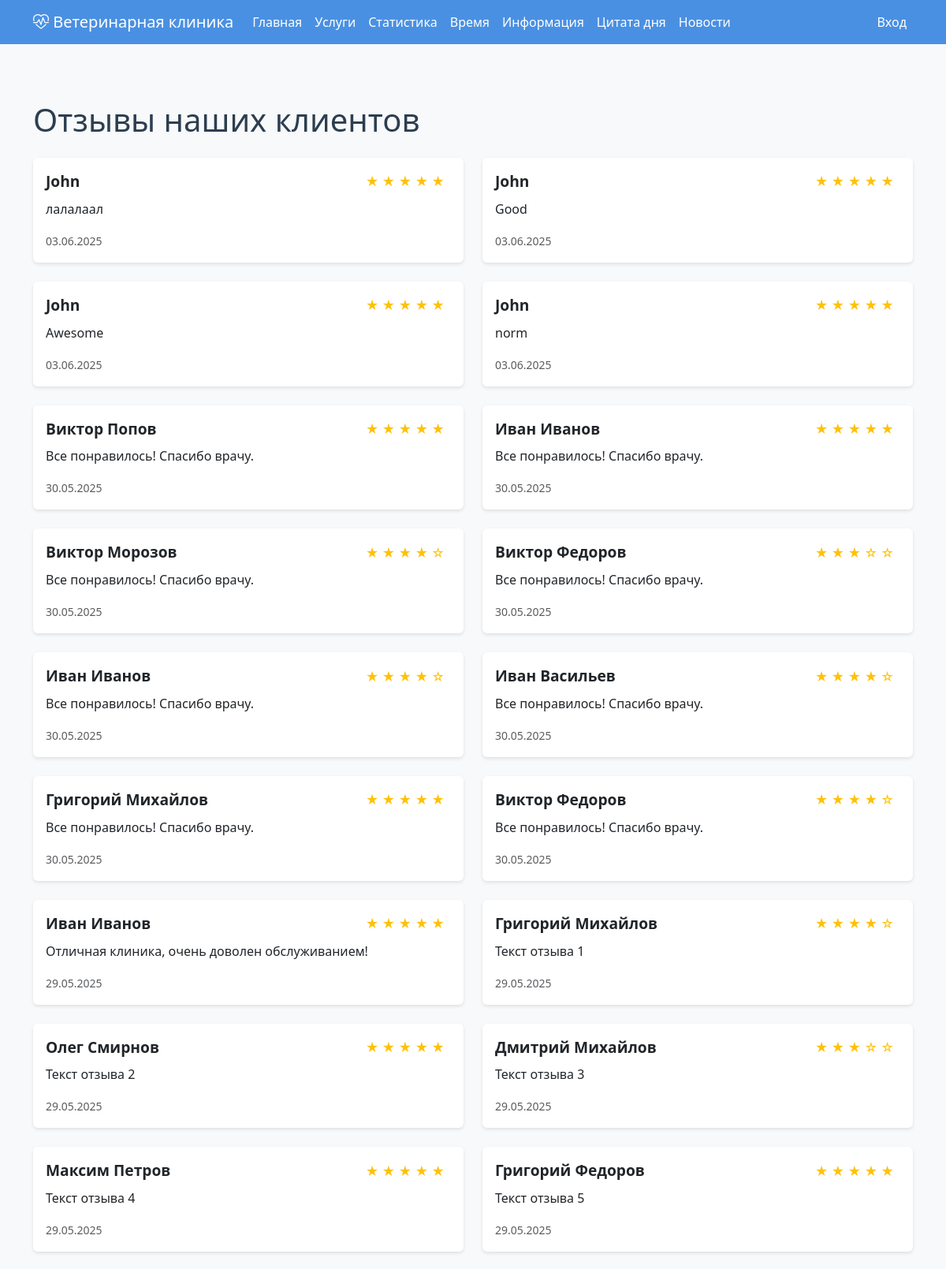
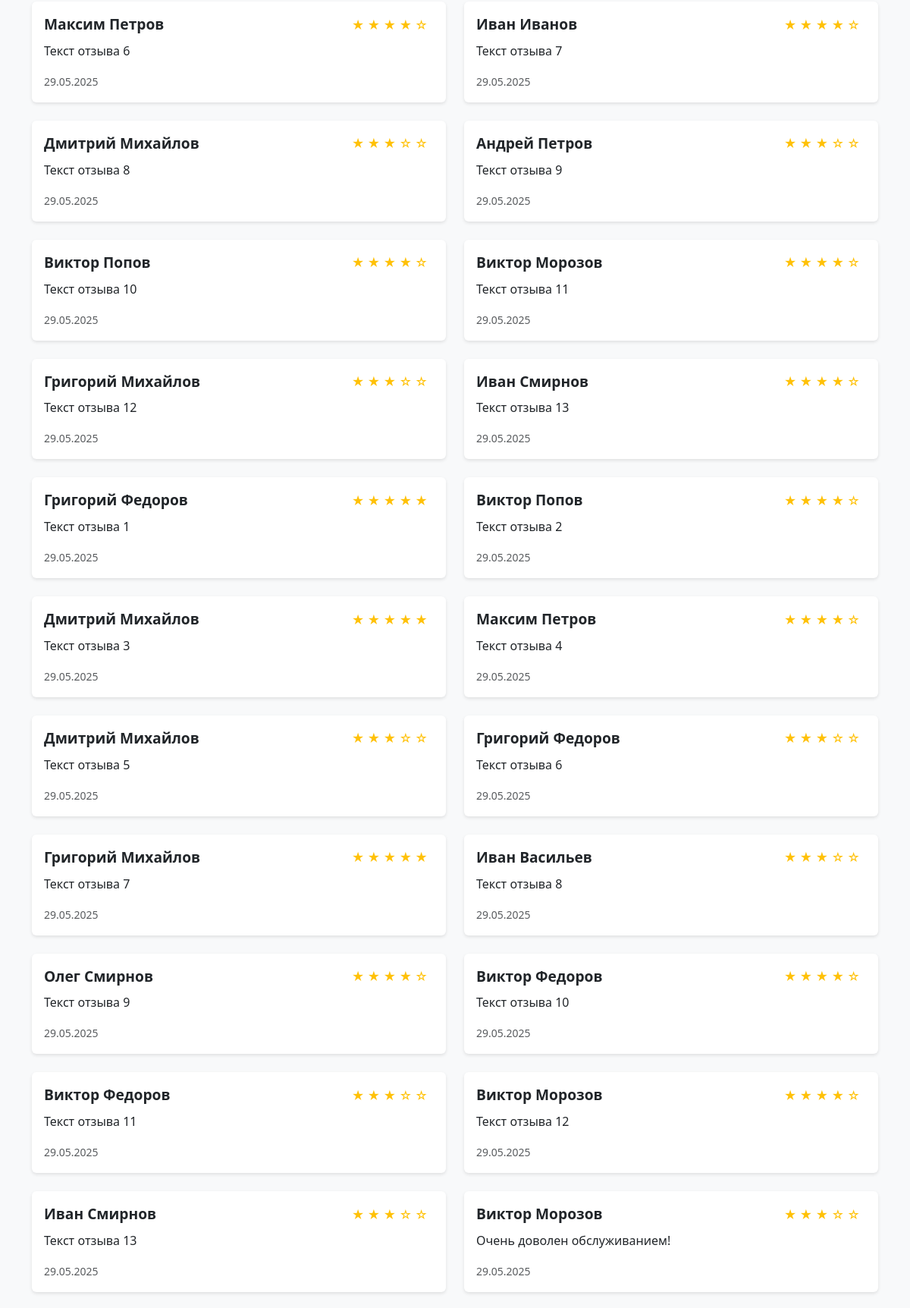
The app's page /reviews/ (upper part) with its own data (2 pictures, top to bottom).
### main/models.py (models this page shows, shortened)
class Review(models.Model):
    client = models.ForeignKey(Client, on_delete=models.CASCADE, verbose_name='Клиент')
    rating = models.PositiveSmallIntegerField(verbose_name='Оценка')
    text = models.TextField(verbose_name='Текст')
    date = models.DateField(auto_now_add=True, verbose_name='Дата')
    created_at = models.DateTimeField(auto_now_add=True, verbose_name='Добавлено', null=True, blank=True)
    updated_at = models.DateTimeField(auto_now=True, verbose_name='Изменено', null=True, blank=True)
    class Meta:
        verbose_name = 'Отзыв'
        verbose_name_plural = 'Отзывы'

class Client(models.Model):
    user = models.OneToOneField(User, on_delete=models.CASCADE, verbose_name='Пользователь')
    birth_date = models.DateField(validators=[validate_adult], verbose_name='Дата рождения')
    address = models.CharField(max_length=255, verbose_name='Адрес')
    phone = models.CharField(max_length=20, validators=[validate_phone], help_text='Формат: +375 (29) XXX-XX-XX', verbose_name='Телефон')
    created_at = models.DateTimeField(auto_now_add=True, verbose_name='Добавлено', null=True, blank=True)
    updated_at = models.DateTimeField(auto_now=True, verbose_name='Изменено', null=True, blank=True)
    class Meta:
        verbose_name = 'Клиент'
        verbose_name_plural = 'Клиенты'

### main/views.py (the view)
# urls.py: path('reviews/', views.reviews, name='reviews'),
def reviews(request):
    reviews = Review.objects.all().order_by('-date')
    return render(request, 'main/reviews.html', {'reviews': reviews})

### main/templates/main/reviews.html (shortened to what this page needs)
{% extends 'base.html' %}
{% block content %}
<div class="container py-5">
    <h1 class="mb-4">Отзывы наших клиентов</h1>
    <div class="row">
        {% for review in reviews %}
        <div class="col-md-6 mb-4">
            <div class="card h-100">
                <div class="card-body">
                    <div class="d-flex justify-content-between align-items-center mb-2">
                        <span class="fw-bold" style="font-size: 1.2rem;">
                            {% if review.client.user.get_full_name %}
                                {{ review.client.user.get_full_name }}
                            {% else %}
                                {{ review.client.user.username }}
                            {% endif %}
                        </span>
                        <div class="d-flex align-items-center">
                            <div class="text-warning me-2">
                                {% for i in "12345"|make_list %}
                                    {% if forloop.counter <= review.rating %}
                                        ★
                                    {% else %}
                                        ☆
                                    {% endif %}
                                {% endfor %}
                            </div>
                        </div>
                    </div>
                    <p class="card-text">{{ review.text }}</p>
                    <small class="text-muted">{{ review.date|date:"d.m.Y" }}</small>
                </div>
            </div>
        </div>
        {% empty %}
        <div class="col-12">
            <div class="alert alert-info">
                Пока нет отзывов. Будьте первым, кто оставит отзыв!
            </div>
        </div>
        {% endfor %}
    </div>
</div>
{% endblock %}

### templates/base.html (style rules this page uses)
:root { --primary-color: #4a90e2; --secondary-color: #f39c12; --accent-color: #2ecc71; --background-color: #f8f9fa; --text-color: #2c3e50; }
body { background-color: var(--background-color); color: var(--text-color); }
.card { border: none; box-shadow: 0 2px 4px rgba(0,0,0,0.1); transition: transform 0.3s ease; }

### records on screen
Review: client.user.username "John", rating 5 (drawn), text "лалалаал", date "03.06.2025"
Review: client.user.username "John", rating 5 (drawn), text "Good", date "03.06.2025"
Review: client.user.username "John", rating 5 (drawn), text "Awesome", date "03.06.2025"
Review: client.user.username "John", rating 5 (drawn), text "norm", date "03.06.2025"
Review: client.user.get_full_name "Виктор Попов", rating 5 (drawn), text "Все понравилось! Спасибо врачу.", date "30.05.2025"
Review: client.user.get_full_name "Иван Иванов", rating 5 (drawn), text "Все понравилось! Спасибо врачу.", date "30.05.2025"
Review: client.user.get_full_name "Виктор Морозов", rating 4 (drawn), text "Все понравилось! Спасибо врачу.", date "30.05.2025"
Review: client.user.get_full_name "Виктор Федоров", rating 3 (drawn), text "Все понравилось! Спасибо врачу.", date "30.05.2025"
Review: client.user.get_full_name "Иван Иванов", rating 4 (drawn), text "Все понравилось! Спасибо врачу.", date "30.05.2025"
Review: client.user.get_full_name "Иван Васильев", rating 4 (drawn), text "Все понравилось! Спасибо врачу.", date "30.05.2025"
Review: client.user.get_full_name "Григорий Михайлов", rating 5 (drawn), text "Все понравилось! Спасибо врачу.", date "30.05.2025"
Review: client.user.get_full_name "Виктор Федоров", rating 4 (drawn), text "Все понравилось! Спасибо врачу.", date "30.05.2025"
Review: client.user.get_full_name "Иван Иванов", rating 5 (drawn), text "Отличная клиника, очень доволен обслуживанием!", date "29.05.2025"
Review: client.user.get_full_name "Григорий Михайлов", rating 4 (drawn), text "Текст отзыва 1", date "29.05.2025"
Review: client.user.get_full_name "Олег Смирнов", rating 5 (drawn), text "Текст отзыва 2", date "29.05.2025"
Review: client.user.get_full_name "Дмитрий Михайлов", rating 3 (drawn), text "Текст отзыва 3", date "29.05.2025"
Review: client.user.get_full_name "Максим Петров", rating 5 (drawn), text "Текст отзыва 4", date "29.05.2025"
Review: client.user.get_full_name "Григорий Федоров", rating 5 (drawn), text "Текст отзыва 5", date "29.05.2025"
Review: client.user.get_full_name "Максим Петров", rating 4 (drawn), text "Текст отзыва 6", date "29.05.2025"
Review: client.user.get_full_name "Иван Иванов", rating 4 (drawn), text "Текст отзыва 7", date "29.05.2025"
Review: client.user.get_full_name "Дмитрий Михайлов", rating 3 (drawn), text "Текст отзыва 8", date "29.05.2025"
Review: client.user.get_full_name "Андрей Петров", rating 3 (drawn), text "Текст отзыва 9", date "29.05.2025"
Review: client.user.get_full_name "Виктор Попов", rating 4 (drawn), text "Текст отзыва 10", date "29.05.2025"
Review: client.user.get_full_name "Виктор Морозов", rating 4 (drawn), text "Текст отзыва 11", date "29.05.2025"
Review: client.user.get_full_name "Григорий Михайлов", rating 3 (drawn), text "Текст отзыва 12", date "29.05.2025"
Review: client.user.get_full_name "Иван Смирнов", rating 4 (drawn), text "Текст отзыва 13", date "29.05.2025"
Review: client.user.get_full_name "Григорий Федоров", rating 5 (drawn), text "Текст отзыва 1", date "29.05.2025"
Review: client.user.get_full_name "Виктор Попов", rating 4 (drawn), text "Текст отзыва 2", date "29.05.2025"
Review: client.user.get_full_name "Дмитрий Михайлов", rating 5 (drawn), text "Текст отзыва 3", date "29.05.2025"
Review: client.user.get_full_name "Максим Петров", rating 4 (drawn), text "Текст отзыва 4", date "29.05.2025"
Review: client.user.get_full_name "Дмитрий Михайлов", rating 3 (drawn), text "Текст отзыва 5", date "29.05.2025"
Review: client.user.get_full_name "Григорий Федоров", rating 3 (drawn), text "Текст отзыва 6", date "29.05.2025"
Review: client.user.get_full_name "Григорий Михайлов", rating 5 (drawn), text "Текст отзыва 7", date "29.05.2025"
Review: client.user.get_full_name "Иван Васильев", rating 3 (drawn), text "Текст отзыва 8", date "29.05.2025"
Review: client.user.get_full_name "Олег Смирнов", rating 4 (drawn), text "Текст отзыва 9", date "29.05.2025"
Review: client.user.get_full_name "Виктор Федоров", rating 4 (drawn), text "Текст отзыва 10", date "29.05.2025"
Review: client.user.get_full_name "Виктор Федоров", rating 3 (drawn), text "Текст отзыва 11", date "29.05.2025"
Review: client.user.get_full_name "Виктор Морозов", rating 4 (drawn), text "Текст отзыва 12", date "29.05.2025"
Review: client.user.get_full_name "Иван Смирнов", rating 3 (drawn), text "Текст отзыва 13", date "29.05.2025"
Review: client.user.get_full_name "Виктор Морозов", rating 3 (drawn), text "Очень доволен обслуживанием!", date "29.05.2025"
